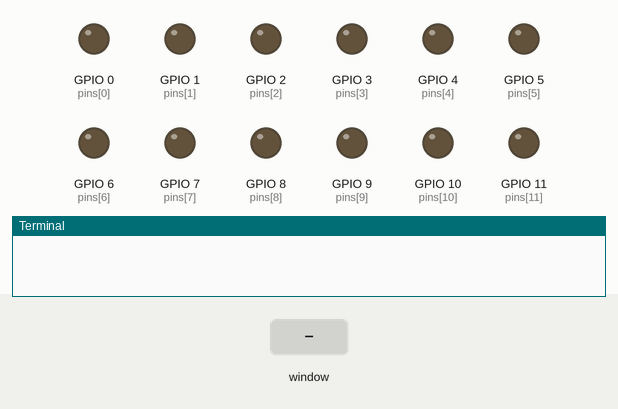
Recording of a program running on a simulated Raspberry Pi (BCM pin numbers). Parts: output pins drawn as LEDs (lit = HIGH), the last lines printed to the terminal. The test bench sets the inputs (shaded band). The desktop window is not drawn, its controls go by their first labels and the mouse button is held 0.15 s.

Above: at 1.2 s.
1.3 s: control labelled "T" in the window clicked
At 3.7 s:
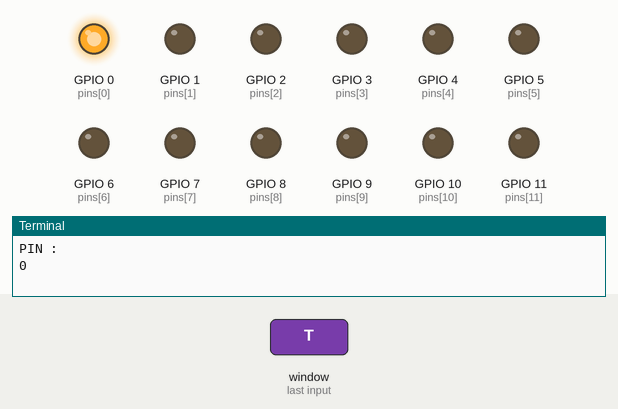
4.3 s: control no. 2 labelled "T" in the window clicked
At 7.1 s:
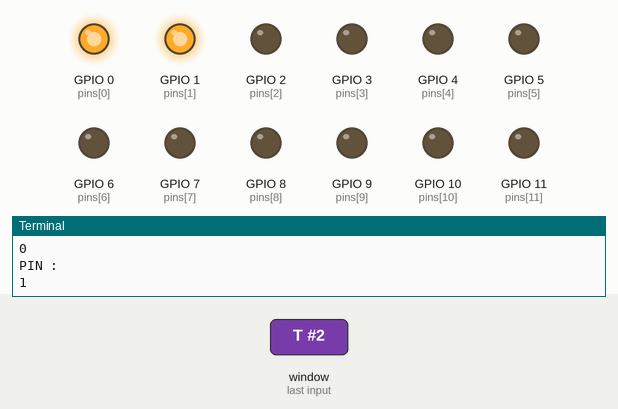
7.3 s: control no. 3 labelled "T" in the window clicked
At 10.1 s:
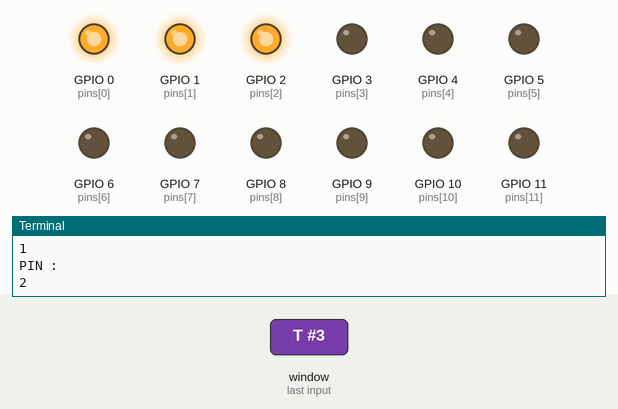
10.3 s: control no. 4 labelled "T" in the window clicked
At 12.9 s:
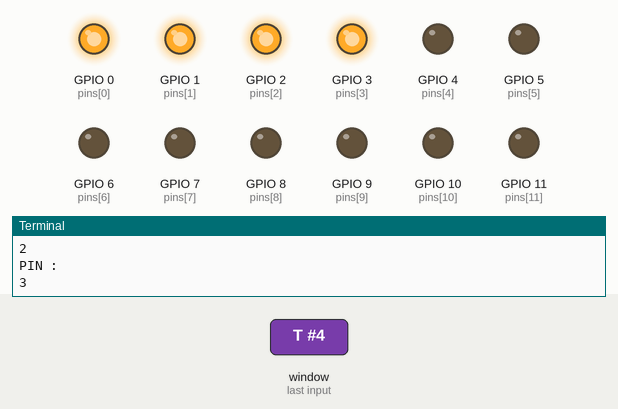
13.3 s: control no. 5 labelled "T" in the window clicked
At 16.1 s:
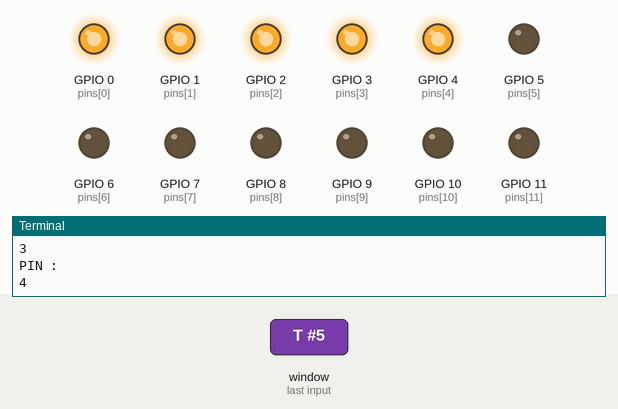
16.3 s: control no. 6 labelled "T" in the window clicked
At 18.7 s:
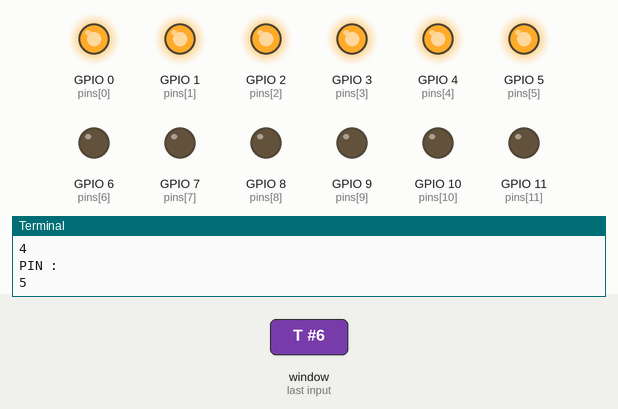
Timing chart, 0 to 20.2 s (numbered marks = the images above; inputs shaded):
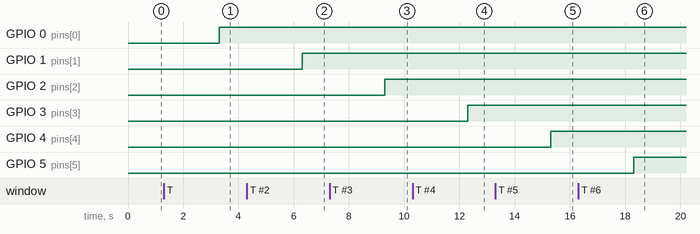

The program:

APP.py
```python
import time
import RPi.GPIO as GPIO
from tkinter.ttk import *
from tkinter import*
from tkinter import font
from tkinter import messagebox

class Convert:
    def __init__(self, master):
        self.master = master
        master.title("Raspberry-Pi GPIO Control")
        master.geometry("900x300")
        master.configure(bg="white")

        ButtonVar1 = StringVar()

        #full window row configure
        master.grid_rowconfigure(0, weight=1)

        #full window column configure
        master.columnconfigure(0, weight=1)

        #Fonts
        self.label_frame_font = font.Font(family="Helvetica",size=10,weight="bold")
        self.frame2_font = font.Font(family="Franklin Gothic Medium",size=10)


        #SET INDICATORS PROPERTIES
        WIDTH_IND = 10
        WIDTH_LABEL = 10

        #PINS STATE
        IO0,IO1,IO2,IO3,IO4,IO5,IO6,IO7,IO8,IO9,IO10,IO11 = 0,0,0,0,0,0,0,0,0,0,0,0
        #COLORS=["red","red","red","red","red","red","red","red","red","red","red","red"]

        #labelled frames
        self.frame_left  =  LabelFrame(master,text="GPIO -ON/OFF",labelanchor="n",bg="white",bd=10,fg="red",font=self.label_frame_font)

        #frame grids
        self.frame_left.grid(row=0,column=0,sticky="nsew")

        #frame for componants for fisrt labeled frame  row configure  1
        self.frame_left.grid_rowconfigure(0, weight=1)
        self.frame_left.grid_rowconfigure(1, weight=1)
        self.frame_left.grid_rowconfigure(2, weight=1)

        self.frame_left.columnconfigure(0, weight=1)
        self.frame_left.columnconfigure(1, weight=1)
        self.frame_left.columnconfigure(2, weight=1)
        self.frame_left.columnconfigure(3, weight=1)
        self.frame_left.columnconfigure(4, weight=1)
        self.frame_left.columnconfigure(5, weight=1)
        self.frame_left.columnconfigure(6, weight=1)
        self.frame_left.columnconfigure(7, weight=1)
        self.frame_left.columnconfigure(8, weight=1)
        self.frame_left.columnconfigure(9, weight=1)
        self.frame_left.columnconfigure(10, weight=1)
        self.frame_left.columnconfigure(11, weight=1)

        #componants for frame 1
        self.Ind_0 = Entry(self.frame_left,bg="white",fg="green",textvariable = ButtonVar1,width=WIDTH_IND)
        self.Ind_1 = Entry(self.frame_left,bg="white",fg="black",textvariable = ButtonVar1,width=WIDTH_IND)
        self.Ind_2 = Entry(self.frame_left,bg="white",fg="black",textvariable = ButtonVar1,width=WIDTH_IND)
        self.Ind_3 = Entry(self.frame_left,bg="white",fg="black",textvariable = ButtonVar1,width=WIDTH_IND)
        self.Ind_4 = Entry(self.frame_left,bg="white",fg="black",textvariable = ButtonVar1,width=WIDTH_IND)
        self.Ind_5 = Entry(self.frame_left,bg="white",fg="black",textvariable = ButtonVar1,width=WIDTH_IND)
        self.Ind_6 = Entry(self.frame_left,bg="white",fg="black",textvariable = ButtonVar1,width=WIDTH_IND)
        self.Ind_7 = Entry(self.frame_left,bg="white",fg="black",textvariable = ButtonVar1,width=WIDTH_IND)
        self.Ind_8 = Entry(self.frame_left,bg="white",fg="black",textvariable = ButtonVar1,width=WIDTH_IND)
        self.Ind_9 = Entry(self.frame_left,bg="white",fg="black",textvariable = ButtonVar1,width=WIDTH_IND)
        self.Ind_10 = Entry(self.frame_left,bg="white",fg="black",textvariable = ButtonVar1,width=WIDTH_IND)
        self.Ind_11 = Entry(self.frame_left,bg="white",fg="black",textvariable = ButtonVar1,width=WIDTH_IND)

        self.IND_LAB_0 = Label(self.frame_left,text="IO0",padx=10,pady=10,bg="white",fg="black",font=self.frame2_font,width=WIDTH_IND)
        self.IND_LAB_1 = Label(self.frame_left,text="IO1",padx=10,pady=10,bg="white",fg="black",font=self.frame2_font,width=WIDTH_IND)
        self.IND_LAB_2 = Label(self.frame_left,text="IO2",padx=10,pady=10,bg="white",fg="black",font=self.frame2_font,width=WIDTH_IND)
        self.IND_LAB_3 = Label(self.frame_left,text="IO3",padx=10,pady=10,bg="white",fg="black",font=self.frame2_font,width=WIDTH_IND)
        self.IND_LAB_4 = Label(self.frame_left,text="IO4",padx=10,pady=10,bg="white",fg="black",font=self.frame2_font,width=WIDTH_IND)
        self.IND_LAB_5 = Label(self.frame_left,text="IO5",padx=10,pady=10,bg="white",fg="black",font=self.frame2_font,width=WIDTH_IND)
        self.IND_LAB_6 = Label(self.frame_left,text="IO6",padx=10,pady=10,bg="white",fg="black",font=self.frame2_font,width=WIDTH_IND)
        self.IND_LAB_7 = Label(self.frame_left,text="IO7",padx=10,pady=10,bg="white",fg="black",font=self.frame2_font,width=WIDTH_IND)
        self.IND_LAB_8 = Label(self.frame_left,text="IO8",padx=10,pady=10,bg="white",fg="black",font=self.frame2_font,width=WIDTH_IND)
        self.IND_LAB_9 = Label(self.frame_left,text="IO9",padx=10,pady=10,bg="white",fg="black",font=self.frame2_font,width=WIDTH_IND)
        self.IND_LAB_10 = Label(self.frame_left,text="IO10",padx=10,pady=10,bg="white",fg="black",font=self.frame2_font,width=WIDTH_IND)
        self.IND_LAB_11 = Label(self.frame_left,text="IO11",padx=10,pady=10,bg="white",fg="black",font=self.frame2_font,width=WIDTH_IND)

        self.IND_BTN_0 = Button(self.frame_left,text="T",height = 1, width = WIDTH_LABEL,bg="#d1d1d1",fg="black",command=lambda:toggle_pin(0))
        self.IND_BTN_1 = Button(self.frame_left,text="T",height = 1, width = WIDTH_LABEL,bg="#d1d1d1",fg="black",command=lambda:toggle_pin(1))
        self.IND_BTN_2 = Button(self.frame_left,text="T",height = 1, width = WIDTH_LABEL,bg="#d1d1d1",fg="black",command=lambda:toggle_pin(2))
        self.IND_BTN_3 = Button(self.frame_left,text="T",height = 1, width = WIDTH_LABEL,bg="#d1d1d1",fg="black",command=lambda:toggle_pin(3))
        self.IND_BTN_4 = Button(self.frame_left,text="T",height = 1, width = WIDTH_LABEL,bg="#d1d1d1",fg="black",command=lambda:toggle_pin(4))
        self.IND_BTN_5 = Button(self.frame_left,text="T",height = 1, width = WIDTH_LABEL,bg="#d1d1d1",fg="black",command=lambda:toggle_pin(5))
        self.IND_BTN_6 = Button(self.frame_left,text="T",height = 1, width = WIDTH_LABEL,bg="#d1d1d1",fg="black",command=lambda:toggle_pin(6))
        self.IND_BTN_7 = Button(self.frame_left,text="T",height = 1, width = WIDTH_LABEL,bg="#d1d1d1",fg="black",command=lambda:toggle_pin(7))
        self.IND_BTN_8 = Button(self.frame_left,text="T",height = 1, width = WIDTH_LABEL,bg="#d1d1d1",fg="black",command=lambda:toggle_pin(8))
        self.IND_BTN_9 = Button(self.frame_left,text="T",height = 1, width = WIDTH_LABEL,bg="#d1d1d1",fg="black",command=lambda:toggle_pin(9))
        self.IND_BTN_10 = Button(self.frame_left,text="T",height = 1, width = WIDTH_LABEL,bg="#d1d1d1",fg="black",command=lambda:toggle_pin(10))
        self.IND_BTN_11 = Button(self.frame_left,text="T",height = 1, width = WIDTH_LABEL,bg="#d1d1d1",fg="black",command=lambda:toggle_pin(11))

        #componants grid for frame 1
        self.Ind_0.grid(row=1,column=0,sticky="w",padx=10,pady=10)
        self.Ind_1.grid(row=1,column=1,sticky="w",padx=10,pady=10)
        self.Ind_2.grid(row=1,column=2,sticky="w",padx=10,pady=10)
        self.Ind_3.grid(row=1,column=3,sticky="w",padx=10,pady=10)
        self.Ind_4.grid(row=1,column=4,sticky="w",padx=10,pady=10)
        self.Ind_5.grid(row=1,column=5,sticky="w",padx=10,pady=10)
        self.Ind_6.grid(row=1,column=6,sticky="w",padx=10,pady=10)
        self.Ind_7.grid(row=1,column=7,sticky="w",padx=10,pady=10)
        self.Ind_8.grid(row=1,column=8,sticky="w",padx=10,pady=10)
        self.Ind_9.grid(row=1,column=9,sticky="w",padx=10,pady=10)
        self.Ind_10.grid(row=1,column=10,sticky="w",padx=10,pady=10)
        self.Ind_11.grid(row=1,column=11,sticky="w",padx=10,pady=10)

        self.IND_LAB_0.grid(row=0,column=0,sticky="w")
        self.IND_LAB_1.grid(row=0,column=1,sticky="w")
        self.IND_LAB_2.grid(row=0,column=2,sticky="w")
        self.IND_LAB_3.grid(row=0,column=3,sticky="w")
        self.IND_LAB_4.grid(row=0,column=4,sticky="w")
        self.IND_LAB_5.grid(row=0,column=5,sticky="w")
        self.IND_LAB_6.grid(row=0,column=6,sticky="w")
        self.IND_LAB_7.grid(row=0,column=7,sticky="w")
        self.IND_LAB_8.grid(row=0,column=8,sticky="w")
        self.IND_LAB_9.grid(row=0,column=9,sticky="w")
        self.IND_LAB_10.grid(row=0,column=10,sticky="w")
        self.IND_LAB_11.grid(row=0,column=11,sticky="w")

        self.IND_BTN_0.grid(row=2,column=0,sticky="w")
        self.IND_BTN_1.grid(row=2,column=1)
        self.IND_BTN_2.grid(row=2,column=2)
        self.IND_BTN_3.grid(row=2,column=3)
        self.IND_BTN_4.grid(row=2,column=4)
        self.IND_BTN_5.grid(row=2,column=5)
        self.IND_BTN_6.grid(row=2,column=6)
        self.IND_BTN_7.grid(row=2,column=7)
        self.IND_BTN_8.grid(row=2,column=8)
        self.IND_BTN_9.grid(row=2,column=9)
        self.IND_BTN_10.grid(row=2,column=10)
        self.IND_BTN_11.grid(row=2,column=11)


        # -----------------------   define functions here    ----------------------- #

        def set_color():
            COLORS=["red","red","red","red","red","red","red","red","red","red","red","red"]
            GPIO.setwarnings(False)
            GPIO.setmode(GPIO.BCM)

            for pins in range(12):
                GPIO.setup(pins, GPIO.OUT)

            for pins in range(12):
                if(GPIO.input(pins)):
                    COLORS[pins]="green"
                else:
                    COLORS[pins]="red"
                #time.sleep(1)

            self.Ind_0.config({"background": COLORS[0]})
            self.Ind_1.config({"background": COLORS[1]})
            self.Ind_2.config({"background": COLORS[2]})
            self.Ind_3.config({"background": COLORS[3]})
            self.Ind_4.config({"background": COLORS[4]})
            self.Ind_5.config({"background": COLORS[5]})
            self.Ind_6.config({"background": COLORS[6]})
            self.Ind_7.config({"background": COLORS[7]})
            self.Ind_8.config({"background": COLORS[8]})
            self.Ind_9.config({"background": COLORS[9]})
            self.Ind_10.config({"background": COLORS[10]})
            self.Ind_11.config({"background": COLORS[11]})

        def get_set_io(PINNO):
            GPIO.setwarnings(False)
            print("PIN : ")
            print(PINNO)
            PIN_CRNT = 0

            GPIO.setmode(GPIO.BCM)
            GPIO.setup(PINNO, GPIO.OUT)
            time.sleep(1)

            if (GPIO.input(PINNO)):
                PIN_CRNT = 1
            #time.sleep(1)
            #GPIO.cleanup()

            #GPIO.setmode(GPIO.BCM)
            GPIO.setup(PINNO, GPIO.OUT)
            time.sleep(1)
            if(PIN_CRNT==1):
                GPIO.output(PINNO, GPIO.LOW)
            else:
                GPIO.output(PINNO , GPIO.HIGH)

        def toggle_pin(PINNO):
            get_set_io(PINNO)
            set_color()

        set_color()


root = Tk()
hack_gui = Convert(root)
root.mainloop()
```

Measured:
- after the input at 1.3 s, GPIO 0 (pins[0]): LOW → HIGH after 2.0 s
- after the input at 4.3 s, GPIO 1 (pins[1]): LOW → HIGH after 2.0 s
- after the input at 7.3 s, GPIO 2 (pins[2]): LOW → HIGH after 2.0 s
- after the input at 10.3 s, GPIO 3 (pins[3]): LOW → HIGH after 2.0 s
- after the input at 13.3 s, GPIO 4 (pins[4]): LOW → HIGH after 2.0 s
- after the input at 16.3 s, GPIO 5 (pins[5]): LOW → HIGH after 2.0 s
